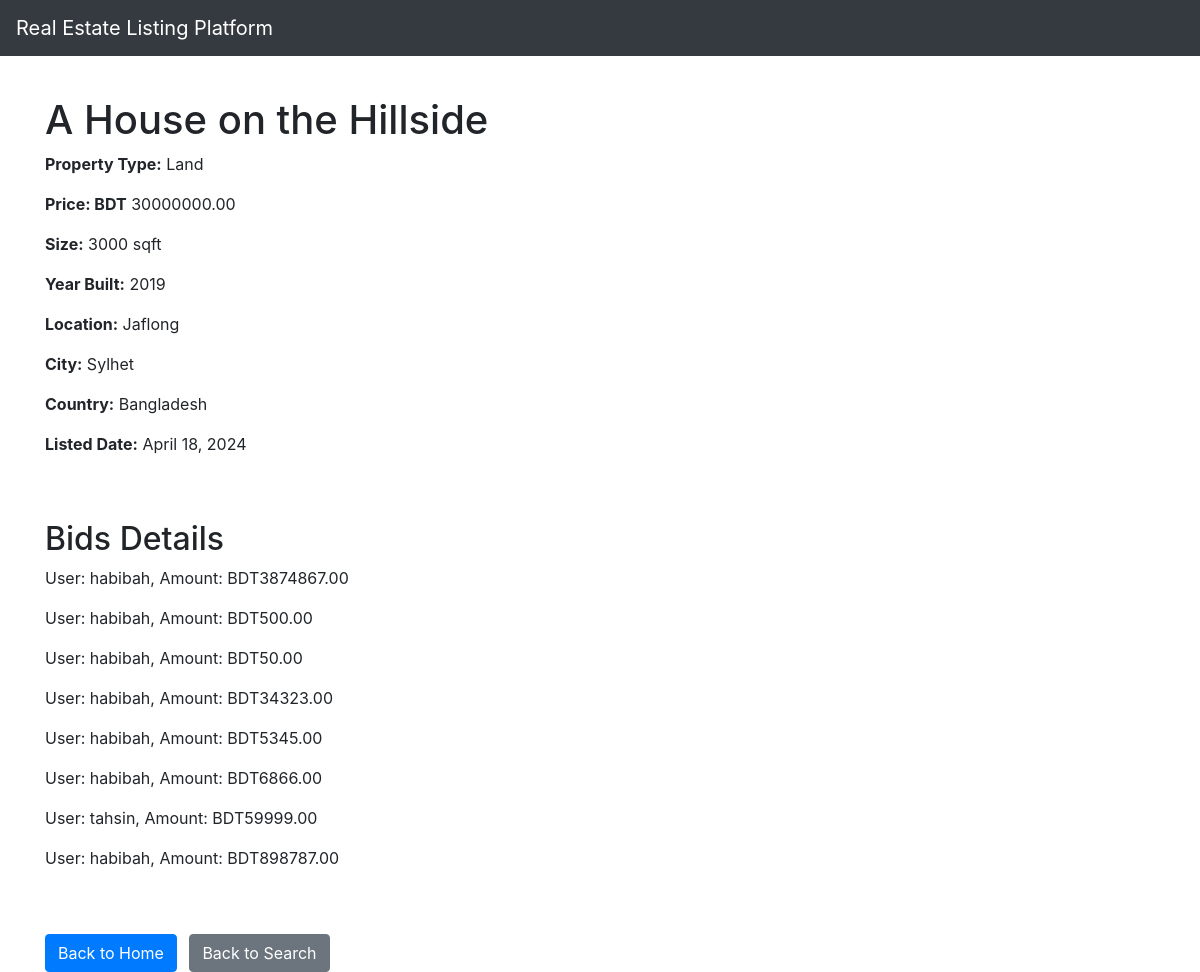
Screenshot of /details/9 with the database file from the repository.
### platforms/models.py (models this page shows, shortened)
class Platform(models.Model):
    property_type_choices = [
        ('Residential', 'Residential'),
        ('Commercial', 'Commercial'),
        ('Land', 'Land'),
        ('Industrial', 'Industrial'),
        ('Special Purpose', 'Special Purpose')
    ]
    owner = models.ForeignKey(User, on_delete=models.CASCADE, default=1)
    owner_contact_number = models.CharField(max_length=15, blank=True, null=True)
    title = models.CharField(max_length=100)
    description = models.TextField(default="This Property is mindblowing!")
    property_type = models.CharField(max_length=20, choices=property_type_choices)
    price = models.DecimalField(max_digits=10, decimal_places=2)
    size_sqft = models.PositiveIntegerField()
    year_built = models.PositiveIntegerField()
    location = models.CharField(max_length=100)
    city = models.CharField(max_length=50)
    country = models.CharField(max_length=50)
    listed_date = models.DateField(auto_now_add=True)
    image = models.ImageField(default='houses.png', blank=True)

class Bid(models.Model):
    user = models.ForeignKey(User, on_delete=models.CASCADE)
    property = models.ForeignKey(Platform, on_delete=models.CASCADE, related_name='bids')
    amount = models.DecimalField(max_digits=10, decimal_places=2)
    bid_status = models.CharField(max_length=20, choices=[
        ('Pending', 'Pending'),
        ('Accepted', 'Accepted'),
        ('Rejected', 'Rejected')
    ], default='Pending')
    date_placed = models.DateTimeField(auto_now_add=True)

### mysite/views.py (the view)
# urls.py: path('details/<int:property_id>', views.details, name='details'),
def details(request, property_id):
    platform = get_object_or_404(Platform, pk=property_id)
    bids = platform.bids.all().select_related('user')
    return render(request, 'details.html', {
    "platform": platform,  'bids': bids,
  })

### templates/details.html (shortened to what this page needs)
<!DOCTYPE html>
<html lang="en">
<head>
    <link rel="stylesheet" href="https://cdn.jsdelivr.net/npm/bootstrap@4.3.1/dist/css/bootstrap.min.css">
      <link rel="stylesheet" href="https://stackpath.bootstrapcdn.com/bootstrap/4.3.1/css/bootstrap.min.css">
    <link rel="stylesheet" href="https://use.fontawesome.com/releases/v5.8.1/css/all.css">
</head>
<body>
   <nav class="navbar navbar-expand-md navbar-dark bg-dark fixed-top">
    <a class="navbar-brand" href="home">Real Estate Listing Platform</a>
</nav>
<br> <br>
    <div class="container mt-4">
        <br>
        <h1>{{ platform.title }}</h1>
        <p><strong>Property Type:</strong> {{ platform.property_type }}</p>
        <p><strong>Price: BDT</strong> {{ platform.price }}</p>
        <p><strong>Size:</strong> {{ platform.size_sqft }} sqft</p>
        <p><strong>Year Built:</strong> {{ platform.year_built }}</p>
        <p><strong>Location:</strong> {{ platform.location }}</p>
        <p><strong>City:</strong> {{ platform.city }}</p>
        <p><strong>Country:</strong> {{ platform.country }}</p>
        <p><strong>Listed Date:</strong> {{ platform.listed_date }}</p>
        <br> <br>
        <h2>Bids Details</h2>
    <div id="bids">
        {% for bid in bids %}
            <p>User: {{ bid.user.username }}, Amount: BDT{{ bid.amount }}</p>
        {% endfor %}
    </div>
        <br> <br>
            <a href="{% url 'home' %}" class="btn btn-primary">Back to Home</a>
            <a href="{% url 'search' %}" class="btn btn-secondary ml-2">Back to Search</a>
    </div>
</body>
</html>

### rows the page displays
Platform: title "A House on the Hillside", property_type "Land", price "30000000.00", size_sqft "3000", year_built "2019", location "Jaflong", city "Sylhet", country "Bangladesh", listed_date "April 18, 2024"
Bid: user.username "habibah", amount "3874867.00"
Bid: user.username "habibah", amount "500.00"
Bid: user.username "habibah", amount "50.00"
Bid: user.username "habibah", amount "34323.00"
Bid: user.username "habibah", amount "5345.00"
Bid: user.username "habibah", amount "6866.00"
Bid: user.username "tahsin", amount "59999.00"
Bid: user.username "habibah", amount "898787.00"
